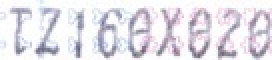
#> input picture register/v1/truth_images/1628230679965719.jpg, 136 x 30 px, given in place of , which was not available (shown 2 times larger)
$ python detect.py ../../../register/v1/truth_images/1628230679965719.jpg
#> lines starting #> are read from the running program, lines starting #| are printed output that depends on the picture; after the words box and inside, x2 and y2 are one past the last pixel; in counts of white or black regions, pixels touching at a corner belong together; pictures that were not available may be replaced by others from this repository, and a replacement may not be noted
import cv2
import numpy as np
import PIL.Image as Image
import sys, getopt
import time

def transparent_back(img):
    img = img.convert('RGBA')
    L, H = img.size
    color_0 = (255,255,255,255)
    for h in range(H):
        for l in range(L):
            dot = (l,h)
            color_1 = img.getpixel(dot)
            if color_1 == color_0:
                color_1 = color_1[:-1] + (0,)
                img.putpixel(dot,color_1)
    return img

def action(inputfile, outputfile):
  np.set_printoptions(threshold=np.inf)
  image=cv2.imread(inputfile)

  hue_image = cv2.cvtColor(image, cv2.COLOR_BGR2HSV)
  # cv2.imshow("s", hue_image)
  # cv2.waitKey(0)

  low_range = np.array([150,24,150])
  high_range = np.array([180, 255, 255])
  th = cv2.inRange(hue_image, low_range, high_range)
  index1 = th == 255

  # save image
  img = np.zeros(image.shape, np.uint8)

  img[:, :] = (255,255,255)
  img[index1] = image[index1]#(0,0,255)
  # cv2.imshow("s", img)
  # cv2.waitKey(0)

  cv2.imwrite(outputfile, img, [int(cv2.IMWRITE_PNG_COMPRESSION), 9])
  # delete rgb(255,255,255)
  img1 = Image.open(outputfile)
  img1=transparent_back(img1)
  img1.save(outputfile)

if __name__ == "__main__":
  inputfile = ''
  outputfile = ''
  argv = sys.argv[1:]
  try:
    opts, args = getopt.getopt(argv,"hi:o:",["ifile=","ofile="])
  except getopt.GetoptError:
    print(' -i <inputfile> -o <outputfile>')
    sys.exit(2)
  for opt, arg in opts:
    if opt == '-h':
        print(' -i <inputfile> -o <outputfile>')
        sys.exit()
    elif opt in ("-i", "--ifile"):
        inputfile = arg
    elif opt in ("-o", "--ofile"):
        outputfile = arg
  start = time.time()
  action(inputfile, outputfile)
#> in action, image is the input picture: shape (30, 136, 3); mean B, G, R 231.9, 224.6, 227.7
#> in action, `hue_image = cv2.cvtColor(image, cv2.COLOR_BGR2HSV)`: hue_image: shape (30, 136, 3); mean H, S, V 115.6, 10.9, 232.7
#> in action, `th = cv2.inRange(hue_image, low_range, high_range)`:
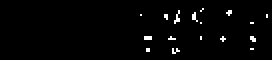
#> th: shape (30, 136) (shown 2 times larger); 1.9% white in thin lines or dots, all inside (x1, y1, x2, y2) = (70, 4, 134, 27)
#> in action, `img[index1] = image[index1]#(0,0,255)`:
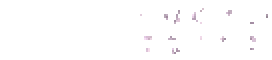
#> img: shape (30, 136, 3) (shown 2 times larger); mean B, G, R 253.9, 253.6, 254
#> (the run stopped early here; a loop or call above may not have finished)

$ run again, on register/v1/truth_images/1628230693133299.jpg
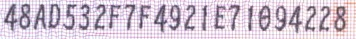
#> input picture register/v1/truth_images/1628230693133299.jpg, 356 x 39 px, given in place of , which was not available
#> in action, image is the input picture: shape (39, 356, 3); mean B, G, R 209.5, 195.2, 208.6
#> hue_image: shape (39, 356, 3); mean H, S, V 144, 22.3, 211.9
#> in action, `th = cv2.inRange(hue_image, low_range, high_range)`:
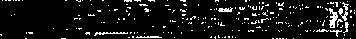
#> th: shape (39, 356); 8.1% white in thin lines or dots
#> index1: shape (39, 356) bool; 8.1% white in thin lines or dots
#> in action, `img[index1] = image[index1]#(0,0,255)`:
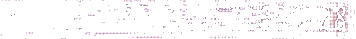
#> img: shape (39, 356, 3); mean B, G, R 250.8, 249.5, 251.5
